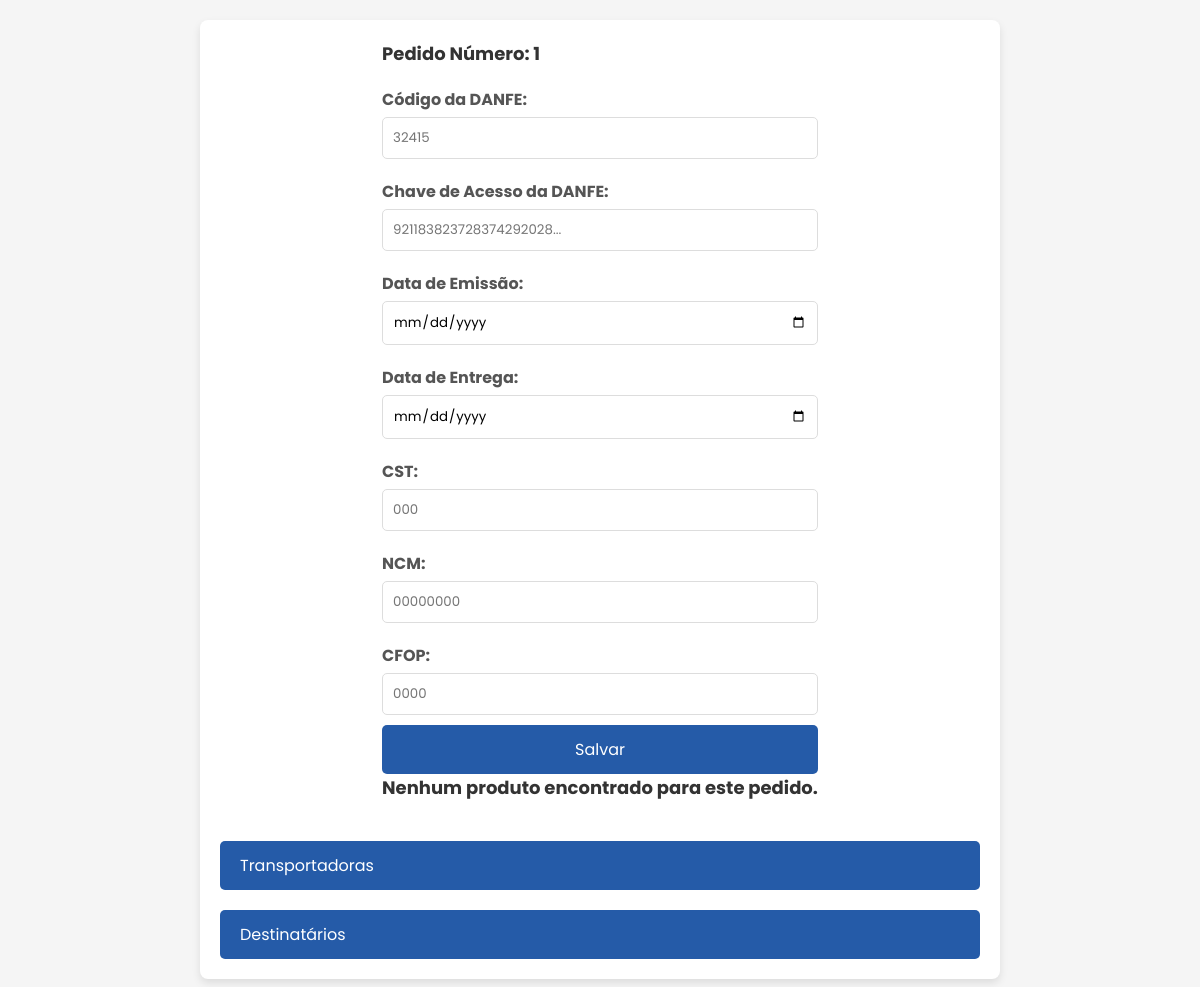
The app's page /SENAI_LOGISTICA/homeProf/itens/danfe.php?pedido_id=1, older data.
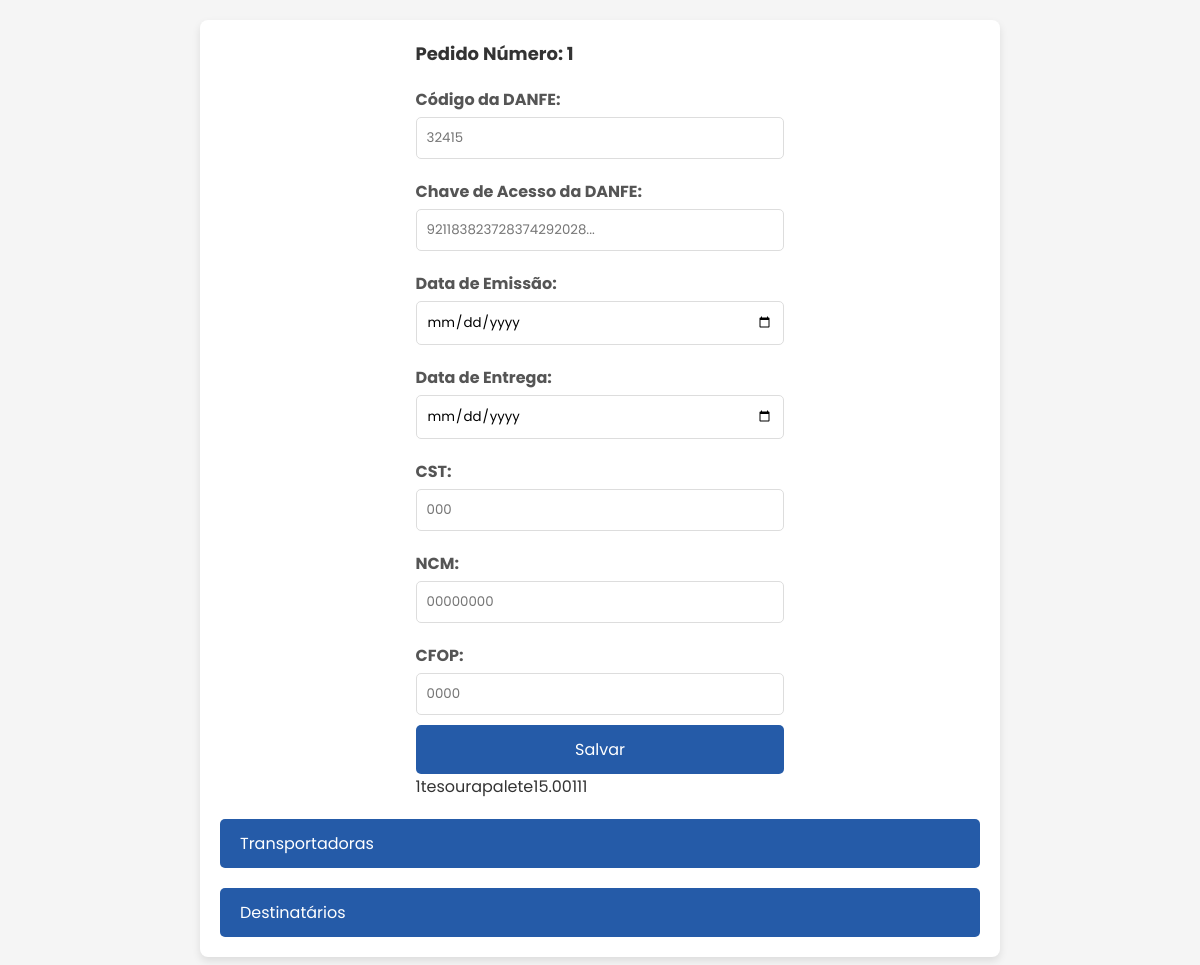
The same page, newer data.
### tables this page shows
CREATE TABLE `produtos` (
  `id` int(11) NOT NULL,
  `pedidob` varchar(255) NOT NULL,
  `cod_prod` varchar(255) NOT NULL,
  `nome_produto` varchar(255) NOT NULL,
  `un_prod` varchar(50) DEFAULT NULL,
  `qtd_prod` int(11) DEFAULT NULL,
  `rsunit_prod` decimal(10,2) DEFAULT NULL,
  `ncm_prod` varchar(50) DEFAULT NULL,
  `cst_prod` varchar(50) DEFAULT NULL,
  `cfop_prod` varchar(50) DEFAULT NULL
);

### SENAI_LOGISTICA/homeProf/itens/danfe.php (the view, shortened to what this page needs)
<!DOCTYPE html>
<html lang='pt-br'>
<head>
    <link rel="stylesheet" href="../../home/movimentacao/docar.css">
    <link href='https://unpkg.com/boxicons@2.1.4/css/boxicons.min.css' rel='stylesheet'>
    <link rel="stylesheet" href="https://cdnjs.cloudflare.com/ajax/libs/font-awesome/6.5.2/css/all.min.css">
</head>
<body>
    <div class="container">
        <div class="header">
            <?php
            $servername = "localhost";
            $username = "root";
            $password = "root";
            $dbname = "senai";
            $conn = new mysqli($servername, $username, $password, $dbname);
            if (isset($_GET['pedido_id'])) {
                $pedido_id = $conn->real_escape_string($_GET['pedido_id']);
                echo "<p>Pedido Número: " . htmlspecialchars($pedido_id) . "</p>";
                echo '<form method="POST">';
                echo '<label for="cod_danfe">Código da DANFE:</label>';
                echo '<input type="text" id="cod_danfe" name="cod_danfe" placeholder="32415" required>';
                echo '<label for="chave_acesso_danfe">Chave de Acesso da DANFE:</label>';
                echo '<input type="text" id="chave_acesso_danfe" name="chave_acesso_danfe" placeholder="921183823728374292028..." required>';
                echo '<label for="data_emissao">Data de Emissão:</label>';
                echo '<input type="date" id="data_emissao" name="data_emissao" required>';
                echo '<label for="data_entrega">Data de Entrega:</label>';
                echo '<input type="date" id="data_entrega" name="data_entrega" required>';
                echo '<label for="cst_prod">CST:</label>';
                echo '<input type="number" id="cst_prod" name="cst_prod" placeholder="000" required>';
                echo '<label for="ncm_prod">NCM:</label>';
                echo '<input type="text" id="ncm_prod" name="ncm_prod" placeholder="00000000" required>';
                echo '<label for="cfop_prod">CFOP:</label>';
                echo '<input type="number" id="cfop_prod" name="cfop_prod" placeholder="0000" required>';
                echo '<input type="submit" value="Salvar">';
                echo '</form>';
                $sql_produtos = "SELECT cod_prod, nome_produto, un_prod, qtd_prod, rsunit_prod, cst_prod, ncm_prod, cfop_prod FROM produtos WHERE pedidob = '$pedido_id'";
                $result_produtos = $conn->query($sql_produtos);
                if ($result_produtos) {
                    if ($result_produtos->num_rows > 0) {
                        while ($row_produtos = $result_produtos->fetch_assoc()) {
                            echo "<tr>";
                            echo "<td>" . htmlspecialchars($row_produtos["cod_prod"]) . "</td>";
                            echo "<td>" . htmlspecialchars($row_produtos["nome_produto"]) . "</td>";
                            echo "<td>" . htmlspecialchars($row_produtos["un_prod"]) . "</td>";
                            echo "<td>" . htmlspecialchars($row_produtos["qtd_prod"]) . "</td>";
                            echo "<td>" . htmlspecialchars($row_produtos["rsunit_prod"]) . "</td>";
                            echo "<td>" . htmlspecialchars($row_produtos["cst_prod"]) . "</td>";
                            echo "<td>" . htmlspecialchars($row_produtos["ncm_prod"]) . "</td>";
                            echo "<td>" . htmlspecialchars($row_produtos["cfop_prod"]) . "</td>";
                            echo "</tr>";
                        }
                    } else {
                        echo "<p>Nenhum produto encontrado para este pedido.</p>";
                    }
                } else {
                    echo "<p>Erro na execução da consulta: " . $conn->error . "</p>";
                }
            } else {
                echo "<p>Erro: Pedido ID não fornecido.</p>";
            }
            ?>
        </div>
        <div class="dropdown">
            <button class="dropdown-button" onclick="toggleDropdown('dropdown-content-transportadoras')">Transportadoras</button>
        </div>
        <div class="dropdown">
            <button class="dropdown-button" onclick="toggleDropdown('dropdown-content-destinatarios')">Destinatários</button>
        </div>
    </div>
</body>
</html>

Row changes from the older to the newer data that the page shows:
now on this page (row edited): produtos: cod_prod "1", nome_produto "tesoura", un_prod "palete", qtd_prod "1", rsunit_prod "5.00", cst_prod "1", ncm_prod "1", cfop_prod "1"
Text that changed along with them:
text no longer shown: "Nenhum produto encontrado para este pedido."
